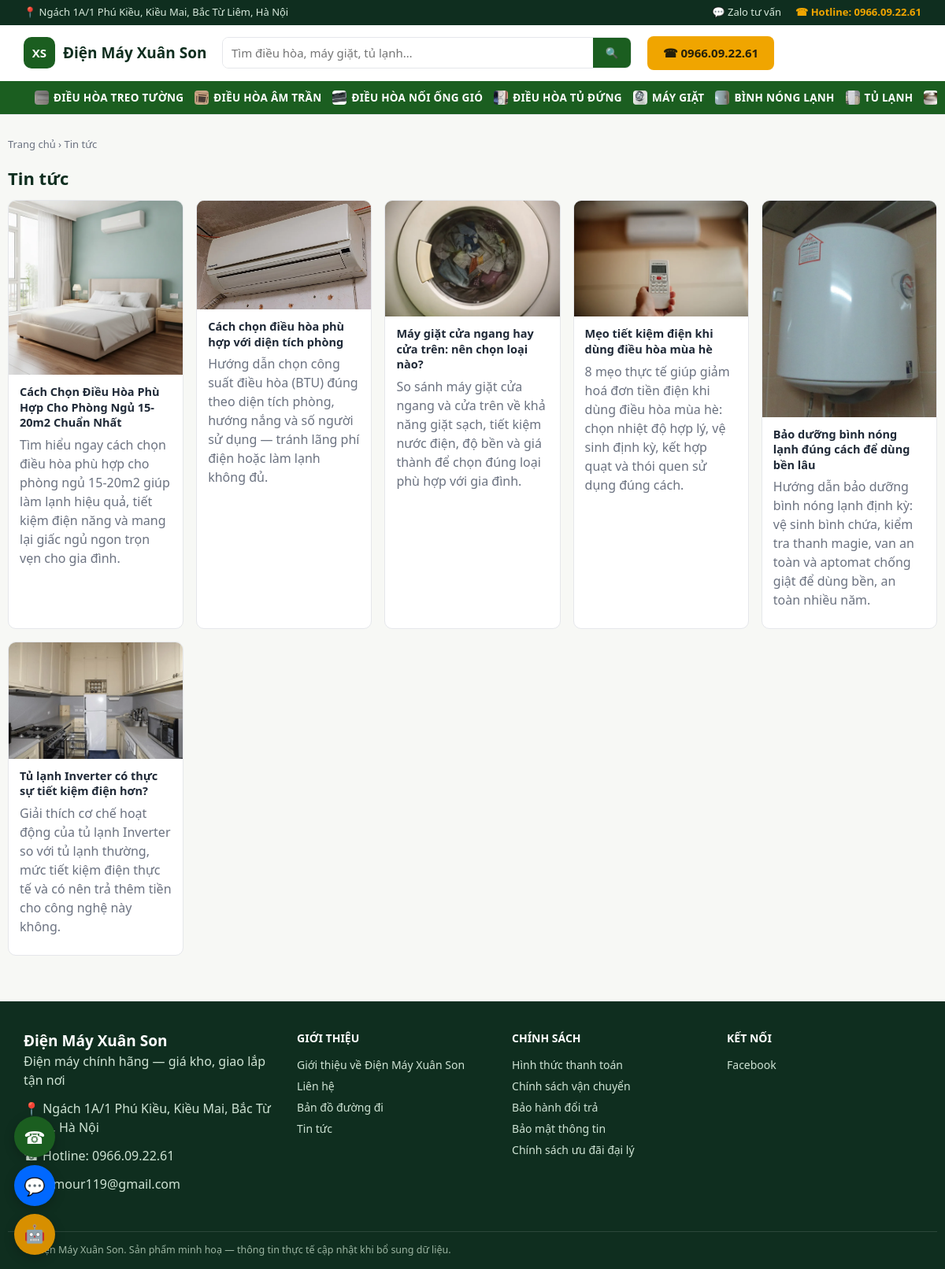
/tin-tuc, run on the app's committed database.
### tables this page shows
CREATE TABLE categories (
    id INTEGER PRIMARY KEY AUTOINCREMENT,
    name TEXT NOT NULL,
    slug TEXT NOT NULL UNIQUE,
    icon TEXT DEFAULT '',
    sort_order INTEGER DEFAULT 0
);

CREATE TABLE articles (
    id INTEGER PRIMARY KEY AUTOINCREMENT,
    title TEXT NOT NULL,
    slug TEXT NOT NULL UNIQUE,
    image TEXT DEFAULT '',
    excerpt TEXT DEFAULT '',
    content TEXT DEFAULT '',
    category TEXT DEFAULT 'Kiến thức tiêu dùng',
    published INTEGER DEFAULT 1,
    created_at TEXT NOT NULL
, meta_title TEXT DEFAULT '', meta_description TEXT DEFAULT '', keyword TEXT DEFAULT '', related_product_ids TEXT DEFAULT '');

### app.py (the view)
@app.route("/tin-tuc")
def article_list_page():
    return render_template("article_list.html", articles=db.list_articles())

### app.py (called while the page is built)
@app.before_request
def load_common():
    g.settings = db.load_settings()
    g.nav_categories = db.list_categories()

@app.context_processor
def inject_globals():
    return {"settings": g.settings, "nav_categories": g.nav_categories}

### db.py (called while the page is built)
@contextmanager
def get_conn():
    conn = sqlite3.connect(DB_PATH)
    conn.row_factory = sqlite3.Row
    conn.execute("PRAGMA foreign_keys = ON")
    try:
        yield conn
        conn.commit()
    finally:
        conn.close()

def load_settings_raw() -> dict:
    try:
        with open(SETTINGS_PATH, encoding="utf-8") as f:
            data = json.load(f)
        merged = dict(DEFAULT_SETTINGS)
        merged.update(data)
        return merged
    except (OSError, json.JSONDecodeError):
        return dict(DEFAULT_SETTINGS)

def load_settings() -> dict:
    merged = load_settings_raw()
    if os.environ.get("GEMINI_API_KEY"):
        merged["gemini_key"] = os.environ["GEMINI_API_KEY"]
    if os.environ.get("CLAUDE_API_KEY"):
        merged["claude_key"] = os.environ["CLAUDE_API_KEY"]
    if os.environ.get("FB_CAPI_TOKEN"):
        merged["fb_capi_token"] = os.environ["FB_CAPI_TOKEN"]
    return merged

def list_categories(conn=None):
    if conn is not None:
        return conn.execute(
            "SELECT * FROM categories ORDER BY sort_order, name"
        ).fetchall()
    with get_conn() as c:
        return c.execute("SELECT * FROM categories ORDER BY sort_order, name").fetchall()

def list_articles(limit=None, published_only=True):
    sql = "SELECT * FROM articles"
    if published_only:
        sql += " WHERE published = 1"
    sql += " ORDER BY created_at DESC"
    params = []
    if limit:
        sql += " LIMIT ?"
        params.append(limit)
    with get_conn() as c:
        return c.execute(sql, params).fetchall()

### templates/article_list.html (shortened to what this page needs)
{% extends "base.html" %}
{% block content %}
<div class="wrap section">
  <nav class="breadcrumb"><a href="{{ url_for('home') }}">Trang chủ</a> › <span>Tin tức</span></nav>
  <h1 class="section-title">Tin tức</h1>
  <div class="news-grid">
    {% for a in articles %}
    <a href="{{ url_for('article_detail_page', slug=a.slug) }}" class="news-card">
      <div class="news-thumb">{% if a.image %}<img src="{{ url_for('static', filename=a.image) }}" alt="{{ a.title }}">{% else %}📰{% endif %}</div>
      <div class="news-body">
        <h3>{{ a.title }}</h3>
        <p class="muted">{{ a.excerpt }}</p>
      </div>
    </a>
    {% else %}
    <p class="muted">Chưa có bài viết nào.</p>
    {% endfor %}
  </div>
</div>
{% endblock %}

### templates/base.html (shortened to what this page needs)
{% from "_macros.html" import cat_icon with context %}
{% set is_admin_page = request.path.startswith('/admin') %}
<!doctype html>
<html lang="vi">
<head>
<link rel="stylesheet" href="{{ url_for('static', filename='css/style.css') }}">
</head>
<body>
<div class="topbar">
  <div class="wrap topbar-inner">
    <span>📍 {{ settings.address }}</span>
    <div class="topbar-links">
      {% if settings.zalo %}<a href="https://zalo.me/{{ settings.zalo }}" target="_blank" rel="noopener">💬 Zalo tư vấn</a>{% endif %}
      <a href="tel:{{ settings.hotline|replace('.', '') }}" class="topbar-hotline">☎ Hotline: {{ settings.hotline }}</a>
    </div>
  </div>
</div>
<header class="site-header">
  <div class="wrap header-inner">
    <a href="{{ url_for('home') }}" class="brand">
      <span class="brand-mark">XS</span>
      <span class="brand-name">{{ settings.company_name }}</span>
    </a>
    <form class="search-form" action="{{ url_for('search_page') }}" method="get">
      <input type="text" name="q" placeholder="Tìm điều hòa, máy giặt, tủ lạnh…" value="{{ search_q|default('') }}">
      <button type="submit" aria-label="Tìm kiếm">🔍</button>
    </form>
    <a href="tel:{{ settings.hotline|replace('.', '') }}" class="btn btn-gold header-cta">☎ {{ settings.hotline }}</a>
  </div>
  <nav class="category-nav">
    <div class="wrap category-nav-inner">
      {% for c in nav_categories %}
        <a href="{{ url_for('category_page', slug=c.slug) }}">{{ cat_icon(c.icon, c.name) }} {{ c.name }}</a>
      {% endfor %}
    </div>
  </nav>
</header>
<main>
{% block content %}{% endblock %}
</main>
<footer class="site-footer">
  <div class="wrap footer-inner">
    <div>
      <div class="brand-name footer-brand">{{ settings.company_name }}</div>
      <p>{{ settings.tagline }}</p>
      <p>📍 {{ settings.address }}</p>
      <p>☎ Hotline: <a href="tel:{{ settings.hotline|replace('.', '') }}">{{ settings.hotline }}</a></p>
      {% if settings.email %}<p>✉ {{ settings.email }}</p>{% endif %}
    </div>
    <div>
      <div class="footer-title">Giới thiệu</div>
      <ul class="footer-links">
        <li><a href="{{ url_for('about_page') }}">Giới thiệu về {{ settings.company_name }}</a></li>
        <li><a href="{{ url_for('about_page') }}#lien-he">Liên hệ</a></li>
        <li><a href="{{ url_for('about_page') }}#ban-do">Bản đồ đường đi</a></li>
        <li><a href="{{ url_for('article_list_page') }}">Tin tức</a></li>
      </ul>
    </div>
    <div>
      <div class="footer-title">Chính sách</div>
      <ul class="footer-links">
        <li><a href="{{ url_for('policy_page', slug='thanh-toan') }}">Hình thức thanh toán</a></li>
        <li><a href="{{ url_for('policy_page', slug='van-chuyen') }}">Chính sách vận chuyển</a></li>
        <li><a href="{{ url_for('policy_page', slug='bao-hanh') }}">Bảo hành đổi trả</a></li>
        <li><a href="{{ url_for('policy_page', slug='bao-mat') }}">Bảo mật thông tin</a></li>
        <li><a href="{{ url_for('policy_page', slug='dai-ly') }}">Chính sách ưu đãi đại lý</a></li>
      </ul>
    </div>
    <div>
      <div class="footer-title">Kết nối</div>
      <ul class="footer-links">
        {% if settings.facebook %}<li><a href="{{ settings.facebook }}" target="_blank" rel="noopener">Facebook</a></li>{% endif %}
      </ul>
    </div>
  </div>
  <div class="wrap footer-bottom">© {{ settings.company_name }}. Sản phẩm minh hoạ — thông tin thực tế cập nhật khi bổ sung dữ liệu.</div>
</footer>
{% set chat_enabled = (settings.claude_key or settings.gemini_key) and not is_admin_page %}
<div class="floating-contact">
  <a href="tel:{{ settings.hotline|replace('.', '') }}" class="floating-btn floating-call" title="Gọi hotline">☎</a>
  {% if settings.zalo %}<a href="https://zalo.me/{{ settings.zalo }}" target="_blank" rel="noopener" class="floating-btn floating-zalo" title="Chat Zalo">💬</a>{% endif %}
  {% if chat_enabled %}
  <button type="button" class="floating-btn floating-ai" id="aiChatToggle" title="Hỏi trợ lý AI">🤖</button>
  {% endif %}
</div>
    {% set lead_variant = 'order' %}
</body>
</html>

### templates/_macros.html (shortened to what this page needs)
{% macro cat_icon(icon, alt, cls="") %}
{% if icon and '/' in icon %}
  <img class="cat-icon-img {{ cls }}" src="{{ url_for('static', filename=icon) }}" alt="{{ alt }}" loading="lazy">
{% else %}
  {{ icon|default('📦') }}
{% endif %}
{% endmacro %}

### static/css/style.css (style rules this page uses)
:root { --green-900:#0f2e1f; --green-700:#1b5e20; --green-600:#2e7d32; --green-50:#eef7ee; --gold-500:#f0a500; --gold-600:#d78f00; --bg:#f7f8f5; --card:#ffffff; --text:#1f2937; --muted:#6b7280; --border:#e5e7eb; --danger:#dc2626; --success:#15803d; --radius:10px; }
* { box-sizing:border-box }
html,body { margin:0;padding:0 }
body { font-family:"Segoe UI",Roboto,Arial,sans-serif; background:var(--bg); color:var(--text); line-height:1.5; }
a { color:inherit;text-decoration:none }
img { max-width:100%;display:block }
h1,h2,h3 { margin:0 0 .5em }
p { margin:0 0 .75em }
ul { margin:0;padding:0;list-style:none }
.wrap { max-width:1180px;margin:0 auto;padding:0 20px }
.muted { color:var(--muted);font-weight:400 }
.btn { display:inline-flex;align-items:center;justify-content:center;gap:.4em; border:none;border-radius:8px;padding:.7em 1.3em;font-size:15px;font-weight:600; cursor:pointer;transition:filter .15s ease; }
.btn-gold { background:var(--gold-500);color:#25200a }
input,select,textarea { width:100%;margin-top:.3em;padding:.6em .7em;border:1px solid var(--border); border-radius:8px;font-size:15px;font-family:inherit;background:#fff;color:var(--text); }
.topbar { background:var(--green-900);color:#d7e9dc;font-size:13px }
.topbar-inner { display:flex;justify-content:space-between;align-items:center;padding:6px 20px;gap:12px;flex-wrap:wrap }
.topbar-hotline { color:var(--gold-500);font-weight:700 }
.topbar-links { display:flex;gap:18px;align-items:center }
.site-header { background:#fff;border-bottom:1px solid var(--border);position:sticky;top:0;z-index:20 }
.header-inner { display:flex;align-items:center;gap:20px;padding:14px 20px }
.brand { display:flex;align-items:center;gap:10px;flex-shrink:0 }
.brand-mark { background:var(--green-700);color:#fff;font-weight:800;font-size:15px; width:40px;height:40px;border-radius:10px;display:flex;align-items:center;justify-content:center; }
.brand-name { font-weight:800;font-size:19px;color:var(--green-900) }
.footer-brand { color:#fff }
.search-form { flex:1;display:flex;max-width:520px;border:1.5px solid var(--border);border-radius:8px;overflow:hidden }
.search-form input { border:none;margin:0;border-radius:0 }
.search-form button { border:none;background:var(--green-700);color:#fff;padding:0 16px;cursor:pointer }
.header-cta { flex-shrink:0 }
.category-nav { background:var(--green-700) }
.category-nav-inner { display:flex;gap:4px;overflow-x:auto }
.category-nav-inner a { color:#fff;padding:11px 14px;font-size:13.5px;font-weight:600;white-space:nowrap; text-transform:uppercase;letter-spacing:.02em;display:flex;align-items:center; }
.category-nav-inner a img.cat-icon-img { display:inline-block;width:18px;height:18px;object-fit:cover;border-radius:4px;margin-right:6px;flex-shrink:0 }
.section { padding:28px 0 }
.section-title { font-size:22px;color:var(--green-900) }
.breadcrumb { font-size:13px;color:var(--muted);margin-bottom:16px }
.news-grid { display:grid;grid-template-columns:repeat(auto-fill,minmax(220px,1fr));gap:16px }
.news-card { background:var(--card);border:1px solid var(--border);border-radius:var(--radius);overflow:hidden;display:flex;flex-direction:column }
.news-thumb { aspect-ratio:16/10;background:var(--green-50);display:flex;align-items:center;justify-content:center;font-size:40px }
.news-thumb img { width:100%;height:100%;object-fit:cover }
.news-body { padding:12px 14px;display:flex;flex-direction:column;gap:6px }
.news-body h3 { font-size:14.5px;line-height:1.35;margin:0 }
.floating-contact { position:fixed;left:18px;bottom:18px;display:flex;flex-direction:column;gap:10px;z-index:50 }
.floating-btn { width:52px;height:52px;border-radius:50%;display:flex;align-items:center;justify-content:center; font-size:22px;box-shadow:0 4px 14px rgba(0,0,0,.22);color:#fff;border:none;cursor:pointer; }
.floating-call { background:var(--green-700) }
.floating-zalo { background:#0068ff }
.floating-ai { background:var(--gold-600) }
.site-footer { background:var(--green-900);color:#cfe3d4;margin-top:30px }
.footer-inner { display:grid;grid-template-columns:1.3fr 1fr 1fr 1fr;gap:26px;padding:36px 20px }
.footer-title { font-weight:700;color:#fff;margin-bottom:10px;font-size:14px;text-transform:uppercase }
.footer-links li { padding:3px 0;font-size:14px }
.footer-bottom { border-top:1px solid rgba(255,255,255,.12);padding:14px 20px;font-size:12.5px;color:#9db6a3 }
.site-footer a { color:#cfe3d4 }

### data on the page
categories: icon (picture), name "ĐIỀU HÒA TREO TƯỜNG"
categories: icon (picture), name "ĐIỀU HÒA ÂM TRẦN"
categories: icon (picture), name "ĐIỀU HÒA NỐI ỐNG GIÓ"
categories: icon (picture), name "ĐIỀU HÒA TỦ ĐỨNG"
categories: icon (picture), name "MÁY GIẶT"
categories: icon (picture), name "BÌNH NÓNG LẠNH"
categories: icon (picture), name "TỦ LẠNH"
categories: icon (picture)
articles: image (picture), title "Cách Chọn Điều Hòa Phù Hợp Cho Phòng Ngủ 15-20m2 Chuẩn Nhất", excerpt "Tìm hiểu ngay cách chọn điều hòa phù hợp cho phòng ngủ 15-20m2 giúp làm lạnh hiệu quả, tiết kiệm điện năng và mang lại giấc ngủ ngon trọn vẹn cho gia đình."
articles: image (picture), title "Cách chọn điều hòa phù hợp với diện tích phòng", excerpt "Hướng dẫn chọn công suất điều hòa (BTU) đúng theo diện tích phòng, hướng nắng và số người sử dụng — tránh lãng phí điện hoặc làm lạnh không đủ."
articles: image (picture), title "Máy giặt cửa ngang hay cửa trên: nên chọn loại nào?", excerpt "So sánh máy giặt cửa ngang và cửa trên về khả năng giặt sạch, tiết kiệm nước điện, độ bền và giá thành để chọn đúng loại phù hợp với gia đình."
articles: image (picture), title "Mẹo tiết kiệm điện khi dùng điều hòa mùa hè", excerpt "8 mẹo thực tế giúp giảm hoá đơn tiền điện khi dùng điều hòa mùa hè: chọn nhiệt độ hợp lý, vệ sinh định kỳ, kết hợp quạt và thói quen sử dụng đúng cách."
articles: image (picture), title "Bảo dưỡng bình nóng lạnh đúng cách để dùng bền lâu", excerpt "Hướng dẫn bảo dưỡng bình nóng lạnh định kỳ: vệ sinh bình chứa, kiểm tra thanh magie, van an toàn và aptomat chống giật để dùng bền, an toàn nhiều năm."
articles: image (picture), title "Tủ lạnh Inverter có thực sự tiết kiệm điện hơn?", excerpt "Giải thích cơ chế hoạt động của tủ lạnh Inverter so với tủ lạnh thường, mức tiết kiệm điện thực tế và có nên trả thêm tiền cho công nghệ này không."

### other printed values
{{ settings.address }} "Ngách 1A/1 Phú Kiều, Kiều Mai, Bắc Từ Liêm, Hà Nội"
{{ settings.hotline }} "0966.09.22.61"
{{ settings.company_name }} "Điện Máy Xuân Son"
{{ settings.tagline }} "Điện máy chính hãng — giá kho, giao lắp tận nơi"
{{ settings.email }} "humour119@gmail.com"
